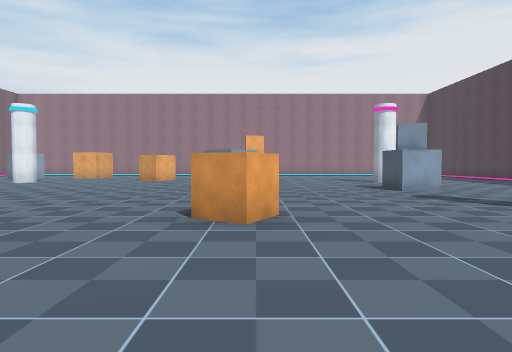
View 1 (above)

20 first-person views from a walk through a Unity game level. The camera is 1.4 m above the floor, tilts 2° down and sees 75° across. The floor is counted in squares, 2 m on a side. Each view is taken from the middle of a square. On the plan, view 1 faces up. The plan holds only what a view shows up to about 10 squares ahead; the rest is blank. The player is left out.

View 2
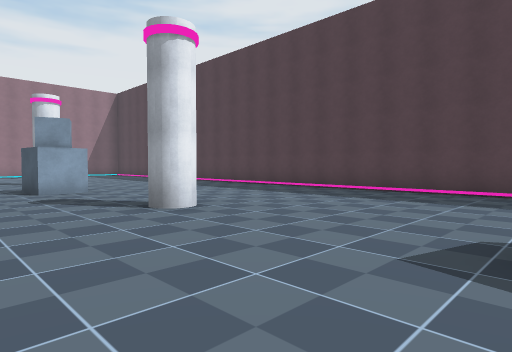

View 3
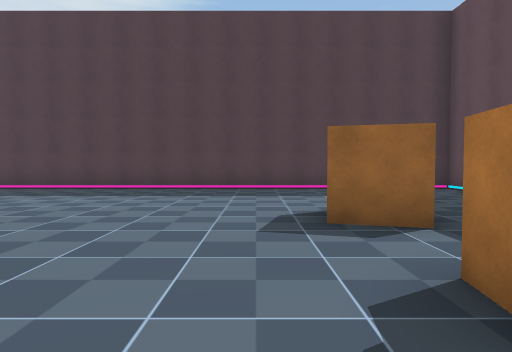

View 4
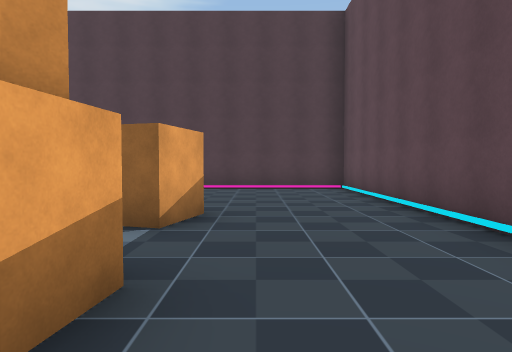

View 5
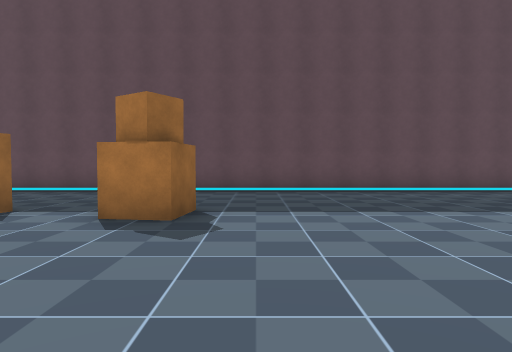

View 6
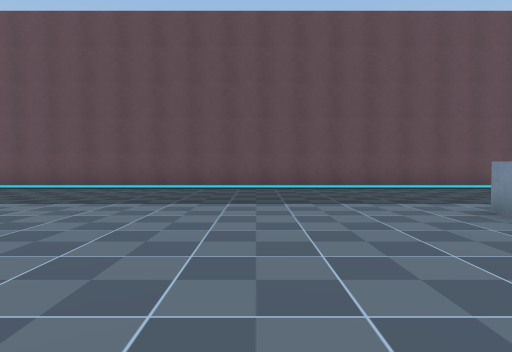

View 7
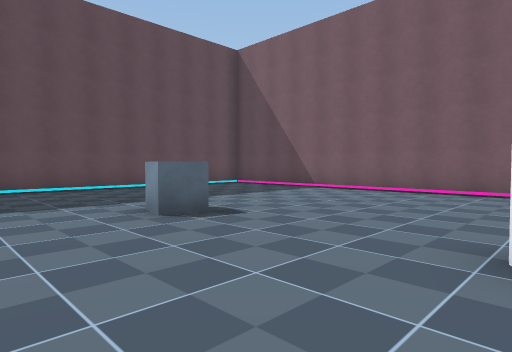

View 8
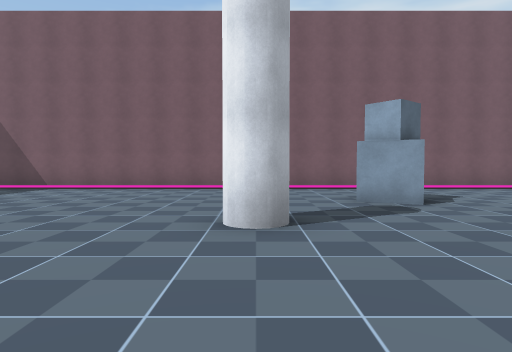

View 9
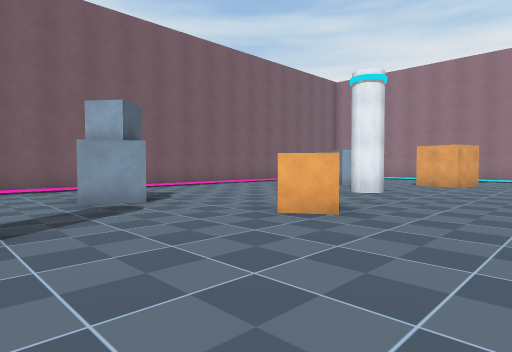

View 10
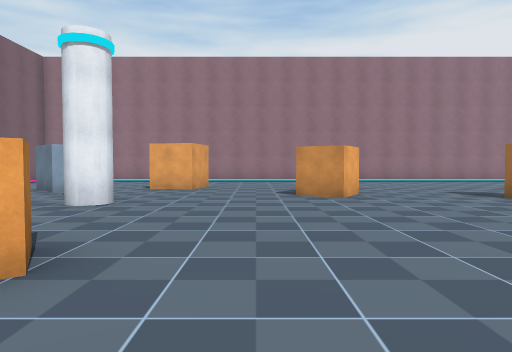

View 11
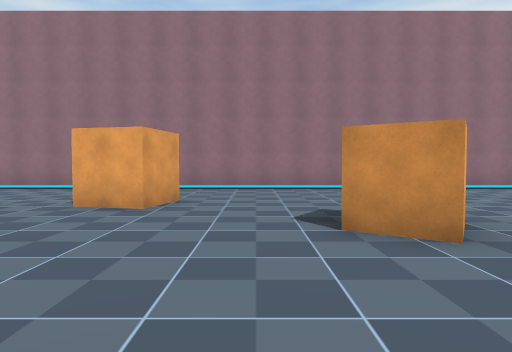

View 12
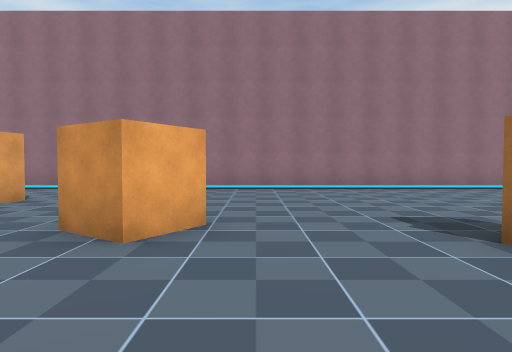

View 13
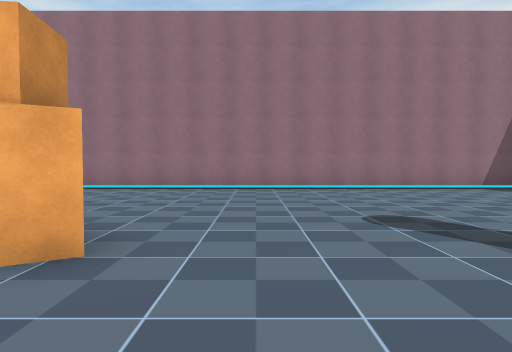

View 14
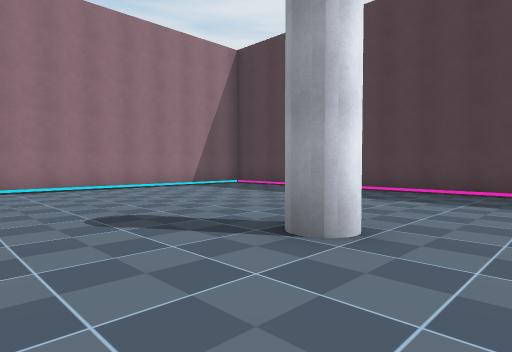

View 15
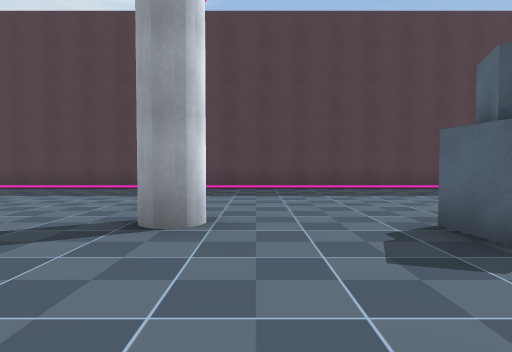

View 16
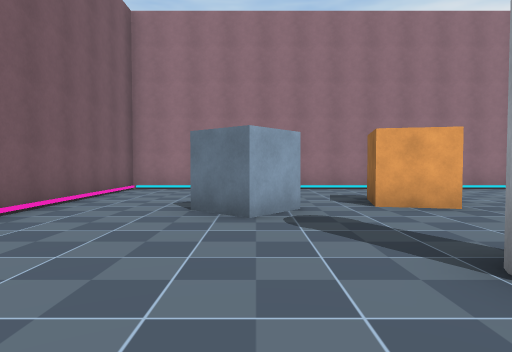

View 17
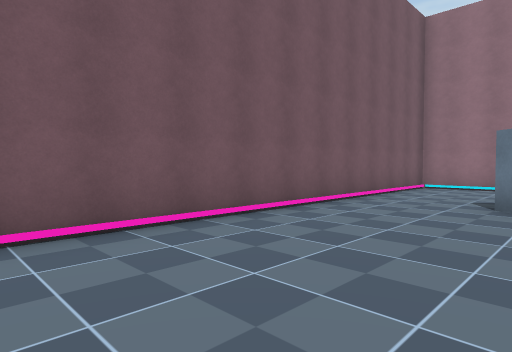

View 18
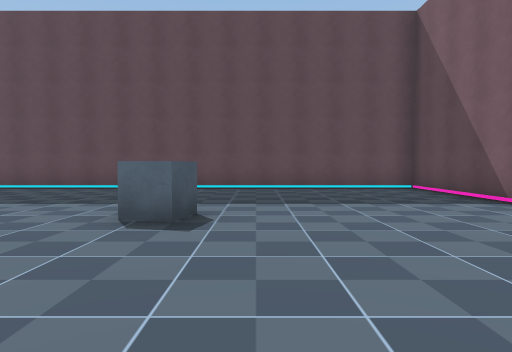

View 19
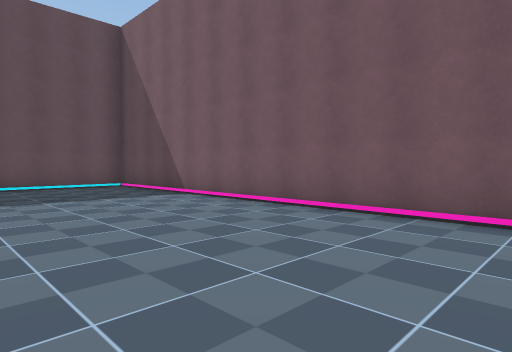

View 20
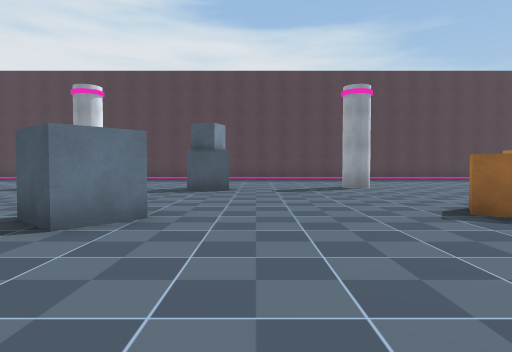

### Floor plan
Points are (right, up) in squares from view 1. A wall is a line through its corners. A room is listed if a view was taken in it or the views show most of it. See-through windows are left out.
Room 1 (views 1, 2, 3, 4, 5, 6, 7, 8, 9, 10, 11, 12, 13, 14, 15, 16, 17, 18, 19, 20)
walls: (-14.5, 7.9) (-14.5, -4.5) (2.6, -4.5); (4.2, -4.5) (10.5, -4.5) (10.5, 19.4); (9.4, 20.5) (-14.5, 20.5) (-14.5, 9.8)
objects: other object (-12, 7) to (-11, 8); other object (-12, 16) to (-11, 17); other object (-9, 0) to (-9, 1); other object (-9, 17) to (-8, 17); other object (-8, 9); other object (-5, 14) to (-4, 15); other object (-1, 10) to (0, 11); other object (0, 4) to (0, 5); other object (0, 13) to (0, 14); other object (2, -1) to (3, -1); other object (4, 9) to (5, 10); other object (5, -1) to (6, 0)

Positions as (right, up) in squares from view 1, and headings:
1: (0, 0), facing up
2: (2, 0), facing up-right
3: (1, 1), facing right
4: (1, -2), facing right
5: (1, 4), facing down
6: (-5, 5), facing down
7: (-6, 5), facing down-left
8: (-5, 5), facing left
9: (-5, 5), facing up-left
10: (-6, 7), facing up
11: (-6, 11), facing up
12: (-3, 11), facing up
13: (2, 11), facing up
14: (2, 11), facing up-right
15: (1, 12), facing right
16: (-11, 11), facing up
17: (-11, 10), facing up-left
18: (-10, 5), facing down
19: (-10, 6), facing down-left
20: (-5, 8), facing right
